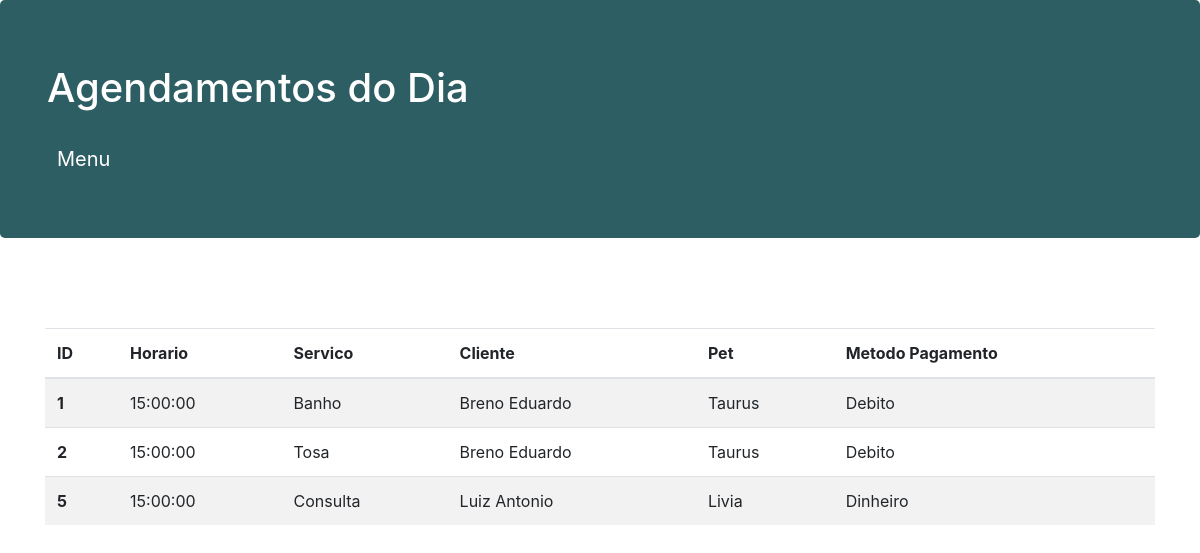
The app's page /views/procedure/index.php with its own data.
### tables this page shows
create table agendamento(
	ID integer unsigned primary key auto_increment,
    Dia date not null,
    Horario time not null,
	IDConvenio integer unsigned references convenio(ID),
    IDServico integer unsigned references servico(ID),
    IDDono integer unsigned references clientes(ID),
    IDPet integer unsigned references pet(ID),
    IDMetodoPag integer unsigned references metodo_pagamento(ID)
);

create table servico(
	ID integer unsigned primary key auto_increment,
    IDCliente integer unsigned references clientes(ID),
	NomeServico varchar(150) not null,
    Valor float not null
);

create table clientes (
	ID integer unsigned primary key auto_increment,
    Nascimento date not null,
    Nome varchar(150) not null,
    Endereco varchar(150) not null,
    CPF varchar(25) not null
);

create table pet (
	ID integer unsigned primary key auto_increment,
    IDono integer unsigned references clientes(ID),
    Nome varchar(150) not null,
    IDSexo integer unsigned references sexo_pet(ID),
    IDPorte integer unsigned references porte_pet(ID),
    IDRaca integer unsigned references raca_pet(ID)
);

create table metodo_pagamento (
	ID integer unsigned primary key auto_increment,
    Descricao varchar(20) not null
);

### actions/ProcedureController.php (called while the page is built, shortened)
<?php
  function find_all ($conn) {
    $sql = "select
    a.ID,
    a.Dia as Dia,
    a.Horario as Horario,
    serv.NomeServico as Servico,
    cli.Nome as Cliente,
    pet.Nome as Pet,
    pag.Descricao as Pagamento
    from agendamento a
    left join servico serv on a.IDServico = serv.ID
    left join clientes cli on a.IDDono = cli.ID
    left join pet pet on a.IDPet = pet.ID
    left join metodo_pagamento pag on a.IDMetodoPag = pag.ID
    where a.Dia = '2021-05-13'
    ";
    $row = $conn->query($sql);
    if ($row != TRUE) {
      echo "Error creating database: " . $conn->error;
    } else {
      return $row;
    }
  }
?>

### views/procedure/index.php (the view, shortened to what this page needs)
<?php
  include_once '../add/header.php';
  include '../../.db/db_connection.php';
  include '../../actions/ProcedureController.php';
  $procedure = find_all($conn);
?>
<div class="jumbotron" style="background-color: #2d5e63; color: #FFFFFF;">
  <div class="container">
    <h1>Agendamentos do Dia</h1>
    <br>
    <a class="button" href="../menu.php" target="_self">Menu</a>
  </div>
</div>
<div class="container">
  <div class="col-sm-12">
    <div class="row" style="margin-top: 90px;">
      <br><br>
      <table class="table table-striped">
        <thead>
          <tr>
            <th scope="col">ID</th>
            <th scope="col">Horario</th>
            <th scope="col">Servico</th>
            <th scope="col">Cliente</th>
            <th scope="col">Pet</th>
            <th scope="col">Metodo Pagamento</th>
          </tr>
        </thead>
        <tbody>
          <tr>
          <?php while($row = $procedure->fetch(PDO::FETCH_ASSOC) ): ?>
            <th class="col-xs-6"><?php echo $row["ID"]?> </th>
            <td class="col-xs-6"><?php echo $row["Horario"]?></td>
            <td class="col-xs-6"><?php echo $row["Servico"]?></td>
            <td class="col-xs-6"><?php echo $row["Cliente"]?></td>
            <td class="col-xs-6"><?php echo $row["Pet"]?></td>
            <td class="col-xs-6"><?php echo $row["Pagamento"]?></td>
          </tr>
            <?php endwhile;?>
        </tbody>
      </table>
    </div>
  </div>
</div>
<?php
  include_once '../add/footer.php';
?>

### views/add/header.php (style rules this page uses)
a.button { position: relative; background-color: #2d5e63; border: none; font-size: 20px; color: #FFFFFF; padding: 10px; text-align: center; border-radius: 10px; transition-duration: 0.4s; text-decoration: none; overflow: hidden; cursor: pointer; }
.button:after { content: ""; background: #f1f1f1; color: #FFFFFF; display: block; position: absolute; padding-top: 10%; padding-left: 20%; margin-left: -20px !important; margin-top: -120%; opacity: 0; transition: all 0.8s }

### records on screen
agendamento: ID "1", Horario "15:00:00", IDServico.NomeServico "Banho", IDDono.Nome "Breno Eduardo", IDPet.Nome "Taurus", IDMetodoPag.Descricao "Debito"
agendamento: ID "2", Horario "15:00:00", IDServico.NomeServico "Tosa", IDDono.Nome "Breno Eduardo", IDPet.Nome "Taurus", IDMetodoPag.Descricao "Debito"
agendamento: ID "5", Horario "15:00:00", IDServico.NomeServico "Consulta", IDDono.Nome "Luiz Antonio", IDPet.Nome "Livia", IDMetodoPag.Descricao "Dinheiro"
